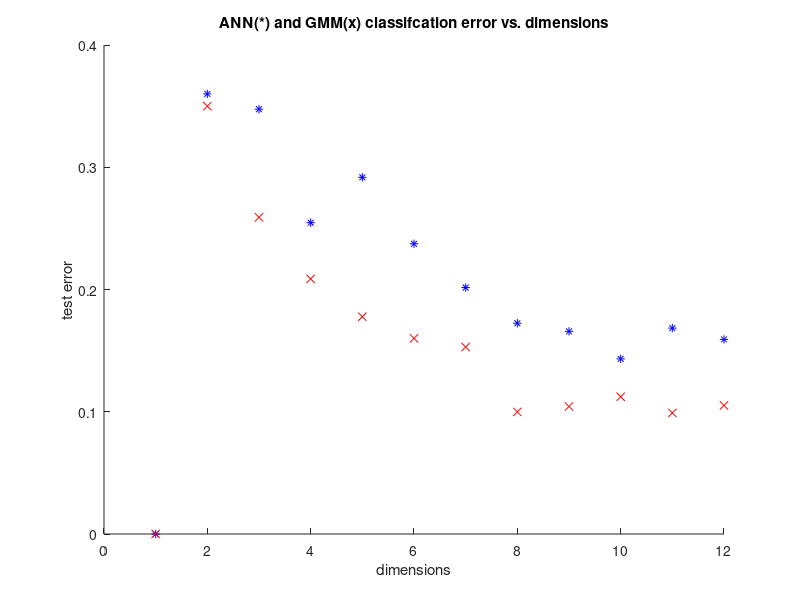

MATLAB code to generate this figure:
load GMMtest_error
load ANNtest_error

figure, hold on,
plot(GMMtest_error, '*b');
plot(ANNtest_error, 'xr');
hold off;
title('ANN(*) and GMM(x) classifcation error vs. dimensions');
xlabel('dimensions');
ylabel('test error');